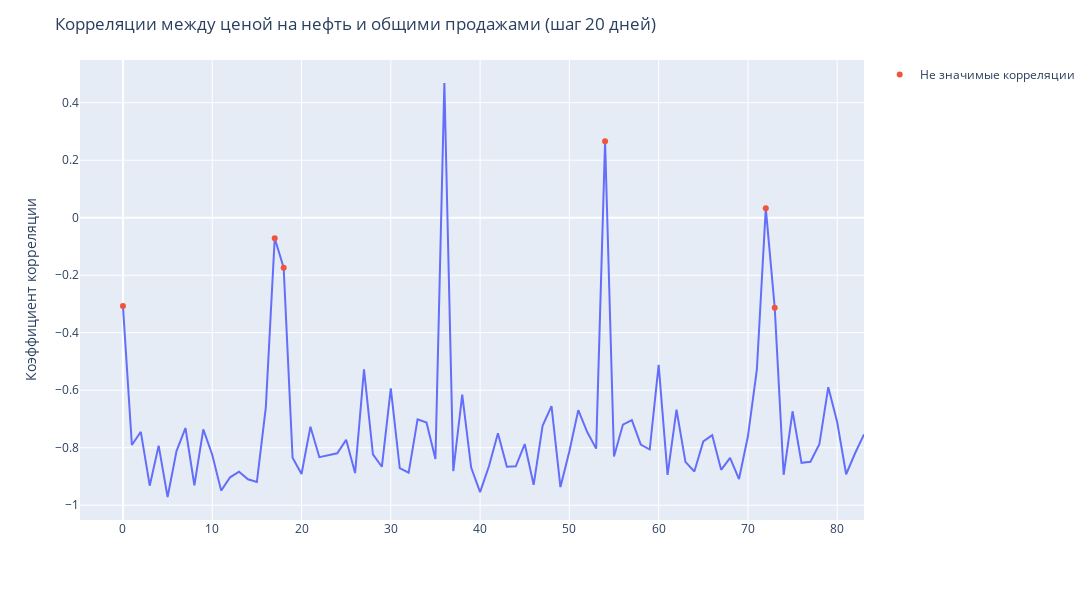

Notebook cell for this chart:
### Code cell
fig = px.line(correlations_20_days, x=range(84), y='corr', labels={'x': '', 'corr': 'Коэффициент корреляции'})

fig.add_trace(go.Scatter(x=list(correlations_20_days_not_significant.index),
                    y=correlations_20_days_not_significant['corr'],
                    mode='markers',
                    name='Не значимые корреляции'))

fig.update_layout(
    autosize=False,
    width=1400,
    height=600,
    title_text='Корреляции между ценой на нефть и общими продажами (шаг 20 дней)'
)

fig.show()

display(Image(filename='img/oil_sales_20day_corr.png', width=1200))

### Figure 1 — Plotly figure (JSON) as saved in the notebook; plotly's stock layout.template omitted (floating-point values rounded to 4 significant figures)
{"data": [{"hovertemplate": "=%{x}<br>Коэффициент корреляции=%{y}<extra></extra>", "legendgroup": "", "line": {"color": "#636efa", "dash": "solid"}, "marker": {"symbol": "circle"}, "mode": "lines", "name": "", "orientation": "v", "showlegend": false, "type": "scatter", "x": [0, 1, 2, 3, 4, 5, 6, 7, 8, 9, 10, 11, 12, 13, 14, 15, 16, 17, 18, 19, 20, 21, 22, 23, 24, 25, 26, 27, 28, 29, 30, 31, 32, 33, 34, 35, 36, 37, 38, 39, 40, 41, 42, 43, 44, 45, 46, 47, 48, 49, 50, 51, 52, 53, 54, 55, 56, 57, 58, 59, 60, 61, 62, 63, 64, 65, 66, 67, 68, 69, 70, 71, 72, 73, 74, 75, 76, 77, 78, 79, 80, 81, 82, 83], "xaxis": "x", "y": [-0.3074, -0.7903, -0.7447, -0.932, -0.7928, -0.9714, -0.8118, -0.7314, -0.9306, -0.7364, -0.8246, -0.9493, -0.9029, -0.8831, -0.9098, -0.9193, -0.6603, -0.07137, -0.1739, -0.8351, -0.8915, -0.7268, -0.8329, -0.8267, -0.8193, -0.7726, -0.8883, -0.5275, -0.8235, -0.8663, -0.5939, -0.8712, -0.887, -0.7016, -0.7127, -0.839, 0.4685, -0.8816, -0.6151, -0.8689, -0.9544, -0.8634, -0.75, -0.866, -0.8645, -0.7873, -0.9293, -0.7238, -0.6554, -0.9368, -0.8123, -0.6693, -0.7456, -0.8032, 0.2658, -0.8308, -0.7195, -0.7039, -0.7892, -0.8063, -0.5118, -0.8944, -0.6679, -0.849, -0.8829, -0.7781, -0.7564, -0.8768, -0.835, -0.909, -0.7603, -0.5287, 0.03277, -0.313, -0.894, -0.6733, -0.8526, -0.849, -0.7881, -0.5894, -0.7113, -0.8923, -0.8192, -0.7538], "yaxis": "y"}, {"mode": "markers", "name": "Не значимые корреляции", "type": "scatter", "x": [0, 17, 18, 54, 72, 73], "y": [-0.3074, -0.07137, -0.1739, 0.2658, 0.03277, -0.313]}], "layout": {"autosize": false, "height": 600, "legend": {"tracegroupgap": 0}, "margin": {"t": 60}, "title": {"text": "Корреляции между ценой на нефть и общими продажами (шаг 20 дней)"}, "width": 1400, "xaxis": {"anchor": "y", "domain": [0, 1], "title": {"text": ""}}, "yaxis": {"anchor": "x", "domain": [0, 1], "title": {"text": "Коэффициент корреляции"}}}}
